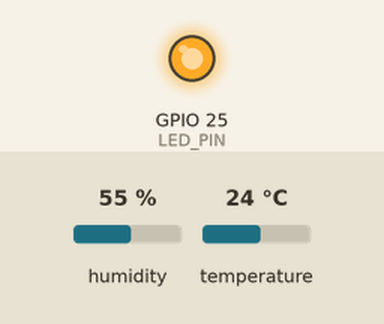
This program was run on a simulated ESP32. On the bench: output pins drawn as LEDs (lit = HIGH). The test bench sets the inputs (shaded band); at power-on: humidity 55 %, temperature 24 °C. WiFi joins after 1.5 s; servers stay silent unless stated; no MQTT or app messages arrive unless stated; what the program prints to the serial monitor is not drawn. At 2.2 s the program puts the board to deep sleep or switches it off; the recording ends there.

Above: at 0.2 s.
Timing chart, 0 to 2.2 s (numbered marks = the images above):
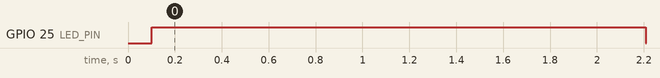

The program:

main.cpp
```cpp
#include <Arduino.h>
#include <WiFi.h>
#include <PubSubClient.h>
#include <Adafruit_AHTX0.h>
#include <ArduinoJson.h>

#define BUTTON_PIN_BITMASK 0x8004

#define wifi_ssid "<YOUR_WIFI_SSID_HERE>"
#define wifi_password "YOUR_WIFI_PASSWORD_HERE"

#define mqtt_server "192.168.68.58"
#define mqtt_user "<MQTT_USERNAME_HERE>"
#define mqtt_password "<MQTT_PASSWORD_HERE>"

#define uS_TO_S_FACTOR 1000000
#define TIME_TO_SLEEP 600
#define TIME_TO_SLEEP_ERROR 600

#define LED_PIN 25

Adafruit_AHTX0 aht;
WiFiClient espClient;
PubSubClient client(espClient);

float temperature, humidity;

String stateTopic = "home/multi_sensors/mqtt/temp_motion_sensor_1/action";

void setup_wifi()
{
  delay(20);
  pinMode(LED_PIN, OUTPUT);
  Serial.println();
  Serial.print("Connecting to ");
  Serial.println(wifi_ssid);
  int retry_count = 0;
  digitalWrite(LED_PIN, HIGH);
  WiFi.begin(wifi_ssid, wifi_password);
  while (WiFi.status() != WL_CONNECTED && retry_count < 5)
  {
    delay(1000);
    Serial.print(".");
    retry_count++;
  }

  if (retry_count >= 5)
  {
    esp_sleep_enable_timer_wakeup(TIME_TO_SLEEP_ERROR * uS_TO_S_FACTOR);
    Serial.println("No WIFI, retrying after 15 minutes");
    digitalWrite(LED_PIN, LOW);
    esp_deep_sleep_start();
  }

  Serial.println("");
  Serial.println("WiFi is OK ");
  Serial.print("=> ESP32 new IP address is: ");
  Serial.print(WiFi.localIP());
  Serial.println("");
}

void reconnect()
{
  int retry_count = 0;
  while (!client.connected() && retry_count < 5)
  {
    Serial.print("Connecting to MQTT broker ...");
    if (client.connect("OutsideWeatherStation_2", mqtt_user, mqtt_password))
    {
      Serial.println("OK");
    }
    else
    {
      Serial.print("[Error] Not connected: ");
      Serial.print(client.state());
      Serial.println("Wait 5 seconds before retry.");
      retry_count++;

      if (retry_count >= 5)
      {
        esp_sleep_enable_timer_wakeup(TIME_TO_SLEEP_ERROR * uS_TO_S_FACTOR);
        Serial.println("No MQTT SERVER, retrying after 15 minutes");
        digitalWrite(LED_PIN, LOW);
        esp_deep_sleep_start();
      }
      delay(5000);
    }
  }
}

void publishData(boolean motion)
{
  Serial.println("Publishing Data TO MQTT");
  DynamicJsonDocument doc(256);
  char buffer[256];
  if(temperature != 0)
   doc["temperature"] = temperature;
  if(humidity != 0)
   doc["humidity"] = humidity;
  doc["motionDetected"] = motion ? "ON" : "OFF";;
  size_t n = serializeJson(doc, buffer);
  bool published = client.publish(stateTopic.c_str(), buffer, n);
  if (published) {
    Serial.println("Published data to MQTT");
  }
}


void sendMQTTMotionDiscoveryMsg()
{
  String discoveryTopic = "homeassistant/binary_sensor/temp_motion_sensors/config";
  DynamicJsonDocument doc(512);
  char buffer[256];
  doc["name"] = "Multi Sensor - Motion";
  doc["dev_cla"] = "motion";
  doc["stat_t"]   = stateTopic;
  doc["unique_id"] = "multi_sensor_1_motion";
  doc["val_tpl"] = "{{ value_json.motionDetected|default(0) }}";
  size_t n = serializeJson(doc, buffer);
  Serial.println(sizeof(doc));
  client.publish(discoveryTopic.c_str(), buffer, n);
}

void sendMQTTHumidityDiscoveryMsg()
{
  String discoveryTopic = "homeassistant/sensor/multi_sensor_1/humidity/config";
  DynamicJsonDocument doc(512);
  char buffer[512];
  doc["name"] = "Relative Humidity";
  doc["stat_t"] = stateTopic;
  doc["unit_of_meas"] = "rH";
  doc["dev_cla"] = "humidity";
  doc["unique_id"] = "multi_sensor_1_humidity";
  doc["frc_upd"] = true;
  doc["val_tpl"] = "{{ value_json.humidity|default(0) }}";
  size_t n = serializeJson(doc, buffer);
  client.publish(discoveryTopic.c_str(), buffer, n);
}

void sendMQTTTemperatureDiscoveryMsg()
{
  String discoveryTopic = "homeassistant/sensor/multi_sensor_1/temperature/config";
  DynamicJsonDocument doc(512);
  char buffer[512];
  doc["name"] = "Ambient Temperature";
  doc["stat_t"] = stateTopic;
  doc["unit_of_meas"] = "°C";
  doc["dev_cla"] = "temperature";
  doc["unique_id"] = "multi_sensor_1_temperature";
  doc["frc_upd"] = true;
  doc["val_tpl"] = "{{ value_json.temperature|default(0) }}";
  size_t n = serializeJson(doc, buffer);
  client.publish(discoveryTopic.c_str(), buffer, n);
}


void setup() {
  Serial.begin(9600);
  temperature = 0;
  humidity = 0;
  if (! aht.begin())  {
    Serial.println("Could not find AHT? Check wiring");
  } else {
    sensors_event_t hum, temp;
    aht.getEvent(&hum, &temp);
    temperature = temp.temperature;
    humidity = hum.relative_humidity;
    Serial.println(temperature);
    Serial.println(humidity);
  }
  setup_wifi();
  client.setServer(mqtt_server, 1883);
  client.setBufferSize(512);
  if (!client.connected()) {
    reconnect();
  }
  sendMQTTMotionDiscoveryMsg();
  delay(5);
  sendMQTTHumidityDiscoveryMsg();
  delay(5);
  sendMQTTTemperatureDiscoveryMsg();
  delay(10);
  publishData(1);
  esp_sleep_wakeup_cause_t wakeup_reason;
  wakeup_reason = esp_sleep_get_wakeup_cause();
  if(wakeup_reason == ESP_SLEEP_WAKEUP_EXT1){
    while(digitalRead(15)){

   }
   publishData(0);
  }
  delay(10);
  esp_sleep_enable_timer_wakeup(TIME_TO_SLEEP * uS_TO_S_FACTOR);
  esp_sleep_enable_ext1_wakeup(BUTTON_PIN_BITMASK,ESP_EXT1_WAKEUP_ANY_HIGH);
  Serial.println("Sleeping now");
  digitalWrite(LED_PIN, LOW);
  esp_deep_sleep_start();
}
void loop() {
  // put your main code here, to run repeatedly:
}
```

Measured:
- by itself, GPIO 25 (LED_PIN): LOW → HIGH at 0.10 s, → LOW 2.1 s later
